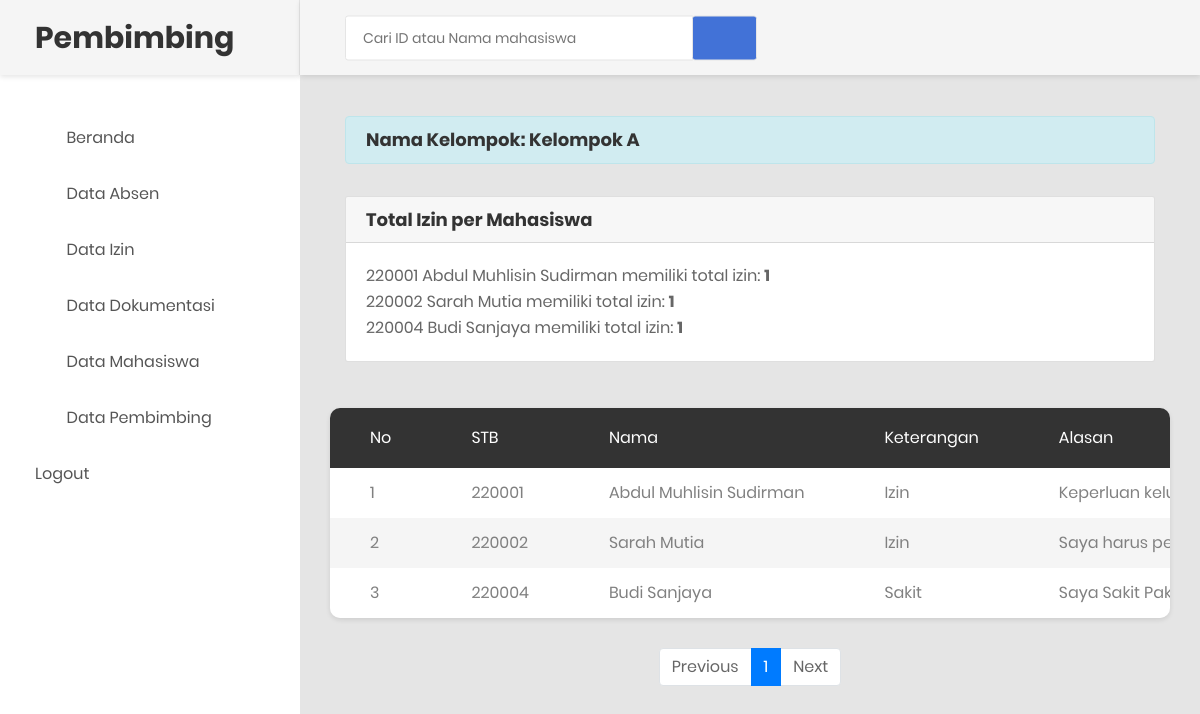
The page /pembimbing/data_izin.php (signed in) on the database its author committed.
### tables this page shows
CREATE TABLE `tb_kelompok` (
  `id_kelompok` int(11) NOT NULL AUTO_INCREMENT,
  `nama_kelompok` varchar(255) NOT NULL,
  `nama_kantor` varchar(255) NOT NULL,
  `lat` varchar(50) NOT NULL,
  `lon` varchar(50) NOT NULL,
  PRIMARY KEY (`id_kelompok`)
);

CREATE TABLE `tb_mahasiswa` (
  `id_mahasiswa` int(11) NOT NULL AUTO_INCREMENT,
  `username` varchar(50) NOT NULL,
  `password` varchar(50) NOT NULL,
  `nama` varchar(255) NOT NULL,
  `tmp_tgl_lahir` varchar(255) NOT NULL,
  `jenkel` ENUM('Laki-laki', 'Perempuan') NOT NULL,
  `agama` varchar(255) NOT NULL,
  `alamat` text NOT NULL,
  `no_tel` varchar(18) NOT NULL,
  `foto` varchar(50) NOT NULL,
  PRIMARY KEY (`id_mahasiswa`)
);

CREATE TABLE `tb_izin` (
  `id` int(11) NOT NULL AUTO_INCREMENT,
  `nama` varchar(255) NOT NULL,
  `keterangan` ENUM('Sakit', 'Izin', 'Keperluan keluarga') NOT NULL,
  `alasan` varchar(255) NOT NULL,
  `waktu` varchar(255) NOT NULL,
  `id_mahasiswa` int(11) NOT NULL,
  `id_kelompok` int(11) NOT NULL,  
  PRIMARY KEY (`id`),
  INDEX (`id_mahasiswa`),
  INDEX (`id_kelompok`),  
  CONSTRAINT `fk_tb_izin_mahasiswa` FOREIGN KEY (`id_mahasiswa`) 
    REFERENCES `tb_mahasiswa` (`id_mahasiswa`)
    ON DELETE CASCADE,
  CONSTRAINT `fk_tb_izin_kelompok` FOREIGN KEY (`id_kelompok`) 
    REFERENCES `tb_kelompok` (`id_kelompok`)  
    ON DELETE CASCADE
);

### pembimbing/data_izin.php (the view, shortened to what this page needs)
<?php
require_once("../koneksi.php");
$id_pembimbing = $_SESSION['id_pembimbing'];
$sql_kelompok = "
    SELECT k.nama_kelompok
    FROM tb_kelompok k
    JOIN tb_kelompok_pembimbing kp ON k.id_kelompok = kp.id_kelompok
    WHERE kp.id_pembimbing = '$id_pembimbing'
";
$query_kelompok = mysqli_query($koneksi, $sql_kelompok);
$kelompok = mysqli_fetch_assoc($query_kelompok);
$limit = 5;
$page = isset($_GET['page']) ? (int)$_GET['page'] : 1;
$page = max($page, 1);
$offset = ($page - 1) * $limit;
$sql_count = "
    SELECT COUNT(*) AS total
    FROM tb_izin i
    JOIN tb_mahasiswa m ON i.id_mahasiswa = m.id_mahasiswa
    JOIN tb_mahasiswa_kelompok mk ON mk.id_mahasiswa = m.id_mahasiswa
    JOIN tb_kelompok_pembimbing kp ON kp.id_kelompok = mk.id_kelompok
    JOIN tb_pembimbing p ON kp.id_pembimbing = p.id
    WHERE p.id = '$id_pembimbing'
";
$result_count = mysqli_query($koneksi, $sql_count);
$total_data = mysqli_fetch_assoc($result_count)['total'];
$total_pages = ceil($total_data / $limit);
$sql_izin = "
    SELECT i.*, m.nama, m.id_mahasiswa
    FROM tb_izin i
    JOIN tb_mahasiswa m ON i.id_mahasiswa = m.id_mahasiswa
    JOIN tb_mahasiswa_kelompok mk ON mk.id_mahasiswa = m.id_mahasiswa
    JOIN tb_kelompok_pembimbing kp ON kp.id_kelompok = mk.id_kelompok
    JOIN tb_pembimbing p ON kp.id_pembimbing = p.id
    WHERE p.id = '$id_pembimbing'
    LIMIT $limit OFFSET $offset
";
$query_izin = mysqli_query($koneksi, $sql_izin);
?>
<!DOCTYPE html>
<html lang="en">
<head>
    <link rel="stylesheet" href="https://maxcdn.bootstrapcdn.com/bootstrap/4.5.2/css/bootstrap.min.css">
    <link rel="stylesheet" type="text/css" href="../css/bootstrap.css" media="all">
    <link href="../css/font-face.css" rel="stylesheet" media="all">
    <link href="../vendor/font-awesome-4.7/css/font-awesome.min.css" rel="stylesheet" media="all">
    <link href="../vendor/font-awesome-5/css/fontawesome-all.min.css" rel="stylesheet" media="all">
    <link href="../vendor/mdi-font/css/material-design-iconic-font.min.css" rel="stylesheet" media="all">
    <link href="../vendor/bootstrap-4.1/bootstrap.min.css" rel="stylesheet" media="all">
    <link href="../vendor/animsition/animsition.min.css" rel="stylesheet" media="all">
    <link href="../vendor/bootstrap-progressbar/bootstrap-progressbar-3.3.4.min.css" rel="stylesheet" media="all">
    <link href="../vendor/wow/animate.css" rel="stylesheet" media="all">
    <link href="../vendor/css-hamburgers/hamburgers.min.css" rel="stylesheet" media="all">
    <link href="../vendor/slick/slick.css" rel="stylesheet" media="all">
    <link href="../vendor/select2/select2.min.css" rel="stylesheet" media="all">
    <link href="../vendor/perfect-scrollbar/perfect-scrollbar.css" rel="stylesheet" media="all">
    <link href="../css/theme.css" rel="stylesheet" media="all">
</head>
<body class="animsition">
    <div class="page-wrapper">
        <aside class="menu-sidebar d-none d-lg-block">
            <div class="logo">
                <a href="#">
                    <h2>Pembimbing</h2>
                </a>
            </div>
            <div class="menu-sidebar__content js-scrollbar1">
                <nav class="navbar-sidebar">
                    <ul class="list-unstyled navbar__list">
                        <li class="has-sub">
                            <a class="js-arrow" href="dashboard.php">
                                <i class="fas fa-tachometer-alt"></i>Beranda</a>
                        </li>
                        <li>
                            <a href="data_absen.php">
                                <i class="fas fa-calendar-alt"></i>Data Absen</a>
                        </li>
                        <li>
                            <a href="data_izin.php">
                                <i class="fas fa-calendar-alt"></i>Data Izin</a>
                        </li>
                        <li>
                            <a href="data_dokumentasi.php">
                                <i class="fas fa-calendar-alt"></i>Data Dokumentasi</a>
                        </li>
                        <li>
                            <a href="data_mahasiswa.php">
                                <i class="fas fa-chart-bar"></i>Data Mahasiswa</a>
                        </li>
                        <li>
                            <a href="data_pembimbing.php">
                                <i class="fas fa-table"></i>Data Pembimbing</a>
                        </li>
                        <li>
                            <a href="logout.php">Logout</a>
                        </li>
                    </ul>
                </nav>
            </div>
        </aside>
        <div class="page-container">
            <header class="header-desktop">
                <div class="section__content section__content--p30">
                    <div class="container-fluid">
                        <div class="header-wrap">
                            <form class="form-header" action="prospenab.php" method="POST">
                                <input autocomplete="off" class="au-input au-input--xl" type="text" name="cari" placeholder="Cari ID atau Nama mahasiswa" />
                                <button class="au-btn--submit" type="submit">
                                    <i class="zmdi zmdi-search"></i>
                                </button>
                            </form>
                        </div>
                    </div>
                </div>
            </header>
            <div class="main-content">
                <div class="section__content section__content--p30">
                    <div class="container-fluid">
                        <div class="row mb-3">
                            <div class="col-md-12">
                                <div class="alert alert-info">
                                    <h4>Nama Kelompok: <?php echo $kelompok['nama_kelompok']; ?></h4>
                                </div>
                            </div>
                        </div>
                        <div class="row mb-3">
                            <div class="col-md-12">
                                <div class="card">
                                    <div class="card-header">
                                        <h4>Total Izin per Mahasiswa</h4>
                                    </div>
                                    <div class="card-body">
                                        <?php
                                        $sql_izin_count = "
                SELECT
                    m.id_mahasiswa,
                    m.nama,
                    COUNT(DISTINCT i.id) AS total_izin
                FROM tb_izin i
                JOIN tb_mahasiswa m ON i.id_mahasiswa = m.id_mahasiswa
                JOIN tb_mahasiswa_kelompok mk ON mk.id_mahasiswa = m.id_mahasiswa
                JOIN tb_kelompok_pembimbing kp ON kp.id_kelompok = mk.id_kelompok
                JOIN tb_pembimbing p ON kp.id_pembimbing = p.id
                WHERE p.id = '$id_pembimbing'
                GROUP BY m.id_mahasiswa
                ";
                                        $result_izin_count = mysqli_query($koneksi, $sql_izin_count);
                                        while ($row_izin_count = mysqli_fetch_array($result_izin_count)) {
                                        ?>
                                            <p><?php echo $row_izin_count['id_mahasiswa']; ?> <?php echo $row_izin_count['nama']; ?> memiliki total izin: <strong><?php echo $row_izin_count['total_izin']; ?></strong></p>
                                        <?php
                                        }
                                        ?>
                                    </div>
                                </div>
                            </div>
                        </div>
                        <div class="row">
                            <div class="table-responsive table--no-card m-b-30">
                                <table class="table table-borderless table-striped table-earning">
                                    <thead>
                                        <tr>
                                            <th>No</th>
                                            <th>STB</th>
                                            <th>Nama</th>
                                            <th>Keterangan</th>
                                            <th>Alasan</th>
                                        </tr>
                                    </thead>
                                    <tbody>
                                        <?php
                                        $no = $offset + 1;
                                        while ($row_izin = mysqli_fetch_assoc($query_izin)) {
                                        ?>
                                            <tr>
                                                <td><?php echo $no++; ?></td>
                                                <td><?php echo $row_izin['id_mahasiswa']; ?></td>
                                                <td><?php echo $row_izin['nama']; ?></td>
                                                <td><?php echo $row_izin['keterangan']; ?></td>
                                                <td><?php echo $row_izin['alasan']; ?></td>
                                            </tr>
                                        <?php } ?>
                                    </tbody>
                                </table>
                            </div>
                        </div>
                        <ul class="pagination justify-content-center">
                            <li class="page-item">
                                <a class="page-link"
                                    <?php if ($page > 1) {
                                        $Previous = $page - 1;
                                        echo "href='?page=$Previous'";
                                    } ?>>Previous</a>
                            </li>
                            <?php
                            for ($x = 1; $x <= $total_pages; $x++) {
                            ?>
                                <li class="page-item <?php if ($x == $page) echo 'active'; ?>">
                                    <a class="page-link" href="?page=<?php echo $x ?>"><?php echo $x; ?></a>
                                </li>
                            <?php
                            }
                            ?>
                            <li class="page-item">
                                <a class="page-link"
                                    <?php if ($page < $total_pages) {
                                        $next = $page + 1;
                                        echo "href='?page=$next'";
                                    } ?>>Next</a>
                            </li>
                        </ul>
                    </div>
                </div>
            </div>
        </div>
</body>
</html>

### rows shown on the page
tb_kelompok: nama_kelompok "Kelompok A"
tb_mahasiswa: id_mahasiswa "220001", nama "Abdul Muhlisin Sudirman", total_izin "1"
tb_mahasiswa: id_mahasiswa "220002", nama "Sarah Mutia", total_izin "1"
tb_mahasiswa: id_mahasiswa "220004", nama "Budi Sanjaya", total_izin "1"
tb_izin: id_mahasiswa.id_mahasiswa "220001", id_mahasiswa.nama "Abdul Muhlisin Sudirman", keterangan "Izin", alasan "Keperluan…"
tb_izin: id_mahasiswa.id_mahasiswa "220002", id_mahasiswa.nama "Sarah Mutia", keterangan "Izin", alasan "Saya harus…"
tb_izin: id_mahasiswa.id_mahasiswa "220004", id_mahasiswa.nama "Budi Sanjaya", keterangan "Sakit", alasan "Saya Sakit…"
